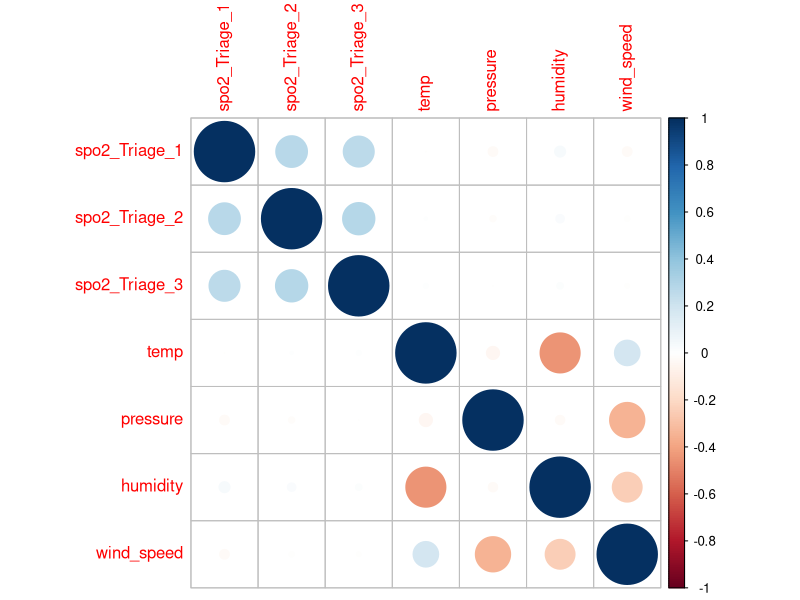
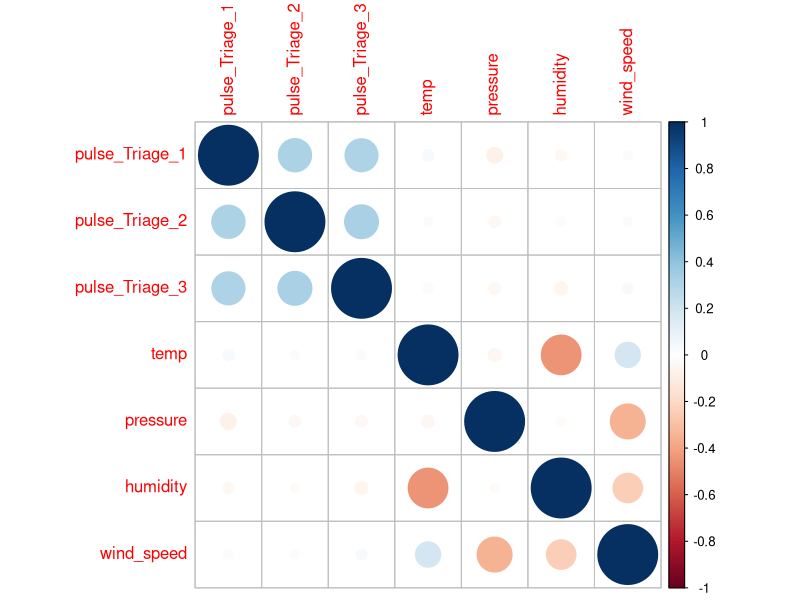
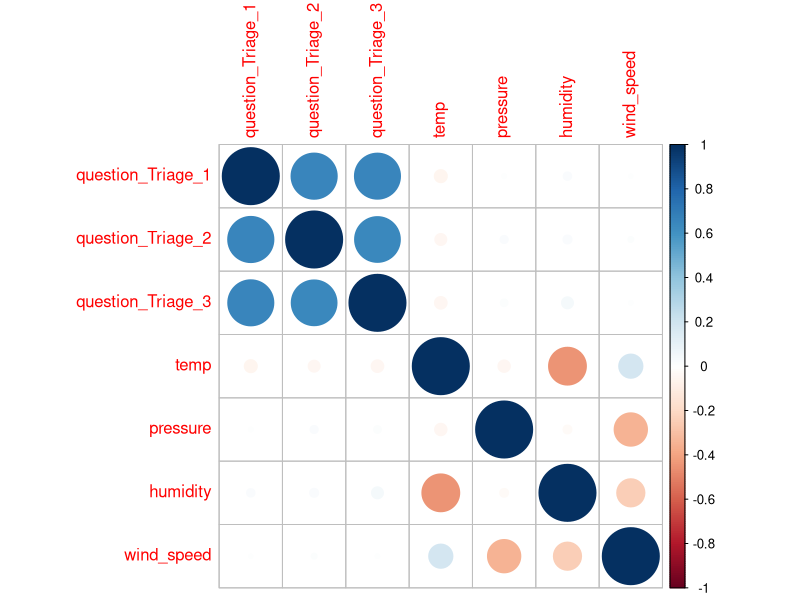
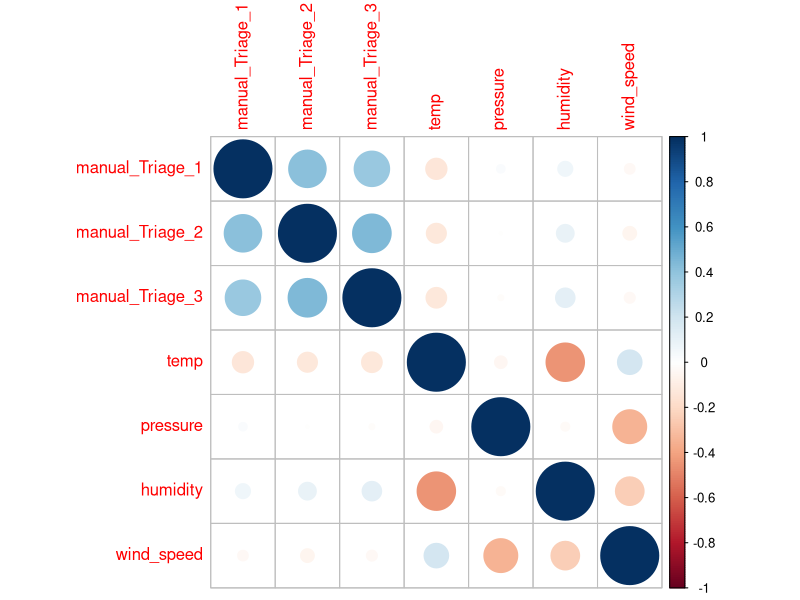

Generate these figures, in order, with R:
all_data = read.csv("./Basel/Patients_and_Weather_w_history.csv")
interesting_columns_patient = c("SO2", "Pulse", "Q1", "Q2", "Q3", "Q4", "Q5", "Q6", "Q7", "CQ1", "CQ2",
                                "CQ3", "CQ4", "CQ5", "CQ6", "CQ7", "CQ8",
                                "question_Triage", "pulse_Triage", "spo2_Triage", "manual_Triage",
                                "SpO2ReferenceValue", "PulseReferenceValue",
                                "SpO2RedLimitVariation", "SpO2YellowLimitVariation",
                                "PulseRedLimitUpper", "PulseRedLimitLower", "PulseRedLimitVariation",
                                "PulseYellowLimitVariation")
interesting_columns_weather = c("temp", "pressure",
                                "humidity", "wind_speed", "wind_deg", "rain_1h", "rain_3h", "rain_24h",
                                "rain_today", "snow_1h", "snow_3h", "snow_24h", "snow_today",
                                "clouds_all")


# =================== MANUAL TRIAGE ==============================================
man.hist <- lm(manual_Triage ~ manual_Triage_1 + manual_Triage_2 + manual_Triage_3 + manual_Triage_4,
               data = all_data, na.action=na.exclude)
summary(man.hist)

man.hist.weather <- lm(manual_Triage ~ manual_Triage_1 + manual_Triage_2 + manual_Triage_3 + manual_Triage_4+
                    temp + pressure + humidity + wind_speed,
               data = all_data, na.action=na.exclude)
summary(man.hist.weather)

man.weather <- lm(manual_Triage ~ temp + pressure + humidity + wind_speed,
               data = all_data, na.action=na.exclude)
summary(man.weather)




# =================== QUESTION TRIAGE ==============================================
quest.hist <- lm(question_Triage ~ question_Triage_1 + question_Triage_2 + question_Triage_3 + question_Triage_4,
               data = all_data, na.action=na.exclude)
summary(quest.hist)

quest.hist.weather <- lm(question_Triage ~ question_Triage_1 + question_Triage_2 + question_Triage_3 + question_Triage_4+
                         temp + pressure + humidity + wind_speed,
                       data = all_data, na.action=na.exclude)
summary(quest.hist.weather)

quest.weather <- lm(question_Triage ~ temp + pressure + humidity + wind_speed,
                  data = all_data, na.action=na.exclude)
summary(quest.weather)




# =================== PULSE TRIAGE ==============================================
spo2.hist <- lm(pulse_Triage ~ pulse_Triage_1 + pulse_Triage_2 + pulse_Triage_3 + pulse_Triage_4,
               data = all_data, na.action=na.exclude)
summary(spo2.hist)

spo2.hist.weather <- lm(pulse_Triage ~ pulse_Triage_1 + pulse_Triage_2 + pulse_Triage_3 + pulse_Triage_4+
                         temp + pressure + humidity + wind_speed,
                       data = all_data, na.action=na.exclude)
summary(spo2.hist.weather)

spo2.weather <- lm(pulse_Triage ~ temp + pressure + humidity + wind_speed,
                  data = all_data, na.action=na.exclude)
summary(spo2.weather)




# =================== SPO2 TRIAGE ==============================================
spo2.hist <- lm(spo2_Triage ~ spo2_Triage_1 + spo2_Triage_2 + spo2_Triage_3 + spo2_Triage_4,
               data = all_data, na.action=na.exclude)
summary(spo2.hist)

spo2.hist.weather <- lm(spo2_Triage ~ spo2_Triage_1 + spo2_Triage_2 + spo2_Triage_3 + spo2_Triage_4+
                         temp + pressure + humidity + wind_speed,
                       data = all_data, na.action=na.exclude)
summary(spo2.hist.weather)

spo2.weather <- lm(spo2_Triage ~ temp + pressure + humidity + wind_speed,
                  data = all_data, na.action=na.exclude)
summary(spo2.weather)


# Well, the weather does not influence as much as history.
# If history is taken into account, the weather lose significance.

# Perhaps, we can write up as is.
install.packages("corrplot")
library(corrplot)

spo2.corr <- cor(all_data[c("spo2_Triage_1","spo2_Triage_2","spo2_Triage_3",
                            "temp","pressure","humidity","wind_speed")], use = "pairwise.complete.obs")
corrplot(spo2.corr, method="circle")


pulse.corr <- cor(all_data[c("pulse_Triage_1","pulse_Triage_2","pulse_Triage_3",
                            "temp","pressure","humidity","wind_speed")], use = "pairwise.complete.obs")
corrplot(pulse.corr, method="circle")


quest.corr <- cor(all_data[c("question_Triage_1","question_Triage_2","question_Triage_3",
                             "temp","pressure","humidity","wind_speed")], use = "pairwise.complete.obs")
corrplot(quest.corr, method="circle")

man.corr <- cor(all_data[c("manual_Triage_1","manual_Triage_2","manual_Triage_3",
                             "temp","pressure","humidity","wind_speed")], use = "pairwise.complete.obs")
corrplot(man.corr, method="circle")
